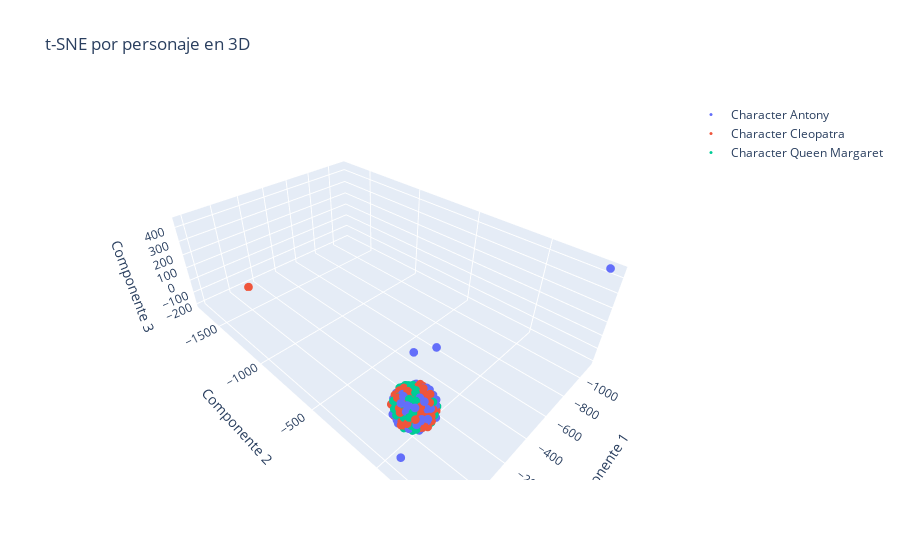

Notebook cell for this chart:
### Markdown cell above
## Probamos TSNE en 3 dimensiones

### Code cell
from sklearn.manifold import TSNE
import numpy as np
import plotly.graph_objs as go

# Configurar y ajustar t-SNE para tres dimensiones con inicialización aleatoria
tsne = TSNE(n_components=3, random_state=42, init='random')
X_train_red = tsne.fit_transform(X_train_tf)

fig = go.Figure()

# Añadir trazos para cada clase en 3D
for character in np.unique(y_train):
    mask_train = y_train == character
    fig.add_trace(go.Scatter3d(
        x=X_train_red[mask_train, 0],
        y=X_train_red[mask_train, 1],
        z=X_train_red[mask_train, 2],
        mode='markers',
        marker=dict(size=3),  # Ajustar el tamaño de los puntos
        name=f'Character {character}'
    ))

# Configurar el layout
fig.update_layout(
    title='t-SNE por personaje en 3D',
    scene=dict(
        xaxis_title='Componente 1',
        yaxis_title='Componente 2',
        zaxis_title='Componente 3'
    )
)

# Mostrar el gráfico
fig.show()

### Figure 1 — Plotly figure (JSON) as saved in the notebook; plotly's stock layout.template omitted (floating-point values rounded to 4 significant figures; data arrays with more than 128 entries replaced by an {"elided": "..."} marker saying what was removed)
{"data": [{"marker": {"size": 3}, "mode": "markers", "name": "Character Antony", "type": "scatter3d", "x": {"elided": "177 float values"}, "y": {"elided": "177 float values"}, "z": {"elided": "177 float values"}}, {"marker": {"size": 3}, "mode": "markers", "name": "Character Cleopatra", "type": "scatter3d", "x": {"elided": "143 float values"}, "y": {"elided": "143 float values"}, "z": {"elided": "143 float values"}}, {"marker": {"size": 3}, "mode": "markers", "name": "Character Queen Margaret", "type": "scatter3d", "x": [12.32, 33.11, 51.78, -17.94, 22.37, 67.03, -2.093, 24.31, 30.85, -16.03, -0.7498, 71.91, 36.03, 85.82, -90.95, 41.23, 33.63, 51.4, 39.42, 37.15, -4.103, -20.46, 63.02, -11.86, -12.29, 24.81, -7.005, -15.04, 13.22, 30.59, -38.55, 3.591, -9.538, 72.4, -109.1, -40.04, 45.83, 46.46, -26.64, -31.4, 65.28, -55.3, -28.41, 99.51, -0.4097, 91.02, -59.18, 39.4, 32.6, -99.26, -7.213, 84.64, -34.74, 1.461, 16.64, -32.94, -79.58, 43.04, -57.67, -41.47, 60.37, -19.31, 24.19, -25.11, -104.1, 8.504, 74.28, -28.26, -6.672, 14.75, -75.7, -67.53, -68.02, -17.49, 48.13, 110.5, -4.559, -49.62, 96.25, 15.36, -31.85, -76.3, 23.42, -48.33, -19.82, -62.23, 33.91, 28.12, 50.54, 16.7, -25.52, -55.34, 62.81, 36.11, 0.01672, -6.355, 56.03, 12.71, 18.65, -35.62, 81.45, 16.36, 33.54, -24.02, -5.253, 21.36, 68.55, 31.61, -30.9, -25.41, -27.07, -7.108, -70.86, -46.16, 32.88, 44.82, -11.76, -51.12], "y": [-3.473, -3.847, 7.933, -80.81, -14.09, -4.581, -84.28, -41.96, 21.15, -30.25, -60.64, -73.31, 33.8, 57.78, -4.988, 31.86, -14.39, 34.63, -1.657, -71.8, -51.53, -36.59, -36.47, -43.66, -9.785, -27.42, 15.33, 95.84, 18.84, 14.4, 48.59, -24.14, 84.99, -55.26, 12.71, 77.14, -45.26, -25.32, -23.11, -91.37, 35.5, -73.05, -49.66, 21.79, -61.0, 45.96, -18.63, 50.08, 58.82, 18.84, -105.8, -47.31, -26.4, -94.97, -89.13, 19.06, 18.49, -11.12, 45.74, 47.41, 55.25, -41.96, -1.784, 48.57, -16.23, 7.5, 77.44, 59.19, -33.14, 0.2644, -75.84, 69.21, -44.58, -22.23, -61.03, -16.57, 53.12, 48.73, -44.18, 13.45, -59.53, 77.48, 9.25, 62.6, 17.52, 2.498, 42.7, -27.02, 43.24, 5.439, 102.8, -7.369, 47.54, -41.98, -104.8, 2.806, -2.79, -41.56, -78.22, 32.88, 9.234, 32.6, -23.93, -96.06, 3.738, -17.8, 48.3, -92.49, -43.45, -68.55, 38.75, -7.377, 33.13, 90.17, -92.22, -64.23, -7.704, 14.24], "z": [-66.89, 22.07, 100.3, 18.74, -38.68, 54.95, 69.53, -29.56, 22.88, -19.65, 26.72, 38.82, 96.15, -14.33, -39.06, -54.08, -59.54, 10.8, -10.91, -25.13, -34.92, -78.62, -1.41, 42.5, -11.01, 20.31, 48.08, -45.54, 56.4, -73.31, 58.89, -0.814, -73.01, 16.28, -21.41, 62.91, 13.7, 30.18, 2.64, 54.85, -10.83, -61.36, -24.05, 23.72, 56.13, 37.79, -83.49, -9.393, -31.44, -51.4, 44.16, 51.57, -38.14, -51.01, -26.69, -103.6, -74.97, 49.38, -38.37, -93.69, -53.67, -50.82, 62.85, 14.52, -12.47, 109.3, -35.5, -18.07, 105.2, -92.39, -7.299, -50.17, -73.03, 75.73, 58.25, 16.81, 29.51, -14.97, 24.99, 81.65, -69.74, 1.9, 2.942, 6.301, -15.42, -62.69, -79.06, 65.37, 35.93, 36.97, 5.082, -15.99, -81.05, 44.43, 15.57, 69.84, 29.82, 40.96, 17.55, -28.23, -79.89, -59.29, -18.6, -1.82, -26.17, 41.76, 54.24, -50.33, 92.37, 76.01, -5.35, -111.8, 24.45, -45.34, -1.262, -81.86, 98.51, -26.91]}], "layout": {"scene": {"xaxis": {"title": {"text": "Componente 1"}}, "yaxis": {"title": {"text": "Componente 2"}}, "zaxis": {"title": {"text": "Componente 3"}}}, "title": {"text": "t-SNE por personaje en 3D"}}}
